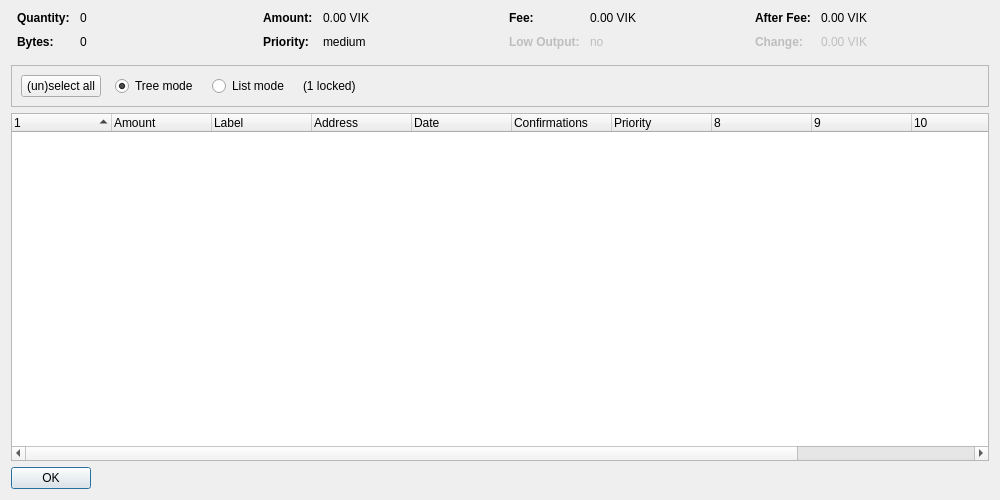
<?xml version="1.0" encoding="UTF-8"?>
<ui version="4.0">
 <class>CoinControlDialog</class>
 <widget class="QDialog" name="CoinControlDialog">
  <property name="geometry">
   <rect>
    <x>0</x>
    <y>0</y>
    <width>1000</width>
    <height>500</height>
   </rect>
  </property>
  <property name="windowTitle">
   <string>Coin Control Address Selection</string>
  </property>
  <layout class="QVBoxLayout" name="verticalLayout">
   <item>
    <layout class="QHBoxLayout" name="horizontalLayoutTop" stretch="0,0,0,0">
     <property name="topMargin">
      <number>0</number>
     </property>
     <property name="bottomMargin">
      <number>10</number>
     </property>
     <item>
      <layout class="QFormLayout" name="formLayoutCoinControl1">
       <property name="horizontalSpacing">
        <number>10</number>
       </property>
       <property name="verticalSpacing">
        <number>10</number>
       </property>
       <property name="leftMargin">
        <number>6</number>
       </property>
       <property name="rightMargin">
        <number>6</number>
       </property>
       <item row="0" column="0">
        <widget class="QLabel" name="labelCoinControlQuantityText">
         <property name="font">
          <font>
           <weight>75</weight>
           <bold>true</bold>
          </font>
         </property>
         <property name="text">
          <string>Quantity:</string>
         </property>
        </widget>
       </item>
       <item row="0" column="1">
        <widget class="QLabel" name="labelCoinControlQuantity">
         <property name="cursor">
          <cursorShape>IBeamCursor</cursorShape>
         </property>
         <property name="contextMenuPolicy">
          <enum>Qt::ActionsContextMenu</enum>
         </property>
         <property name="text">
          <string notr="true">0</string>
         </property>
         <property name="textInteractionFlags">
          <set>Qt::LinksAccessibleByMouse|Qt::TextSelectableByKeyboard|Qt::TextSelectableByMouse</set>
         </property>
        </widget>
       </item>
       <item row="1" column="0">
        <widget class="QLabel" name="labelCoinControlBytesText">
         <property name="font">
          <font>
           <weight>75</weight>
           <bold>true</bold>
          </font>
         </property>
         <property name="text">
          <string>Bytes:</string>
         </property>
        </widget>
       </item>
       <item row="1" column="1">
        <widget class="QLabel" name="labelCoinControlBytes">
         <property name="cursor">
          <cursorShape>IBeamCursor</cursorShape>
         </property>
         <property name="contextMenuPolicy">
          <enum>Qt::ActionsContextMenu</enum>
         </property>
         <property name="text">
          <string notr="true">0</string>
         </property>
         <property name="textInteractionFlags">
          <set>Qt::LinksAccessibleByMouse|Qt::TextSelectableByKeyboard|Qt::TextSelectableByMouse</set>
         </property>
        </widget>
       </item>
      </layout>
     </item>
     <item>
      <layout class="QFormLayout" name="formLayoutCoinControl2">
       <property name="horizontalSpacing">
        <number>10</number>
       </property>
       <property name="verticalSpacing">
        <number>10</number>
       </property>
       <property name="leftMargin">
        <number>6</number>
       </property>
       <property name="rightMargin">
        <number>6</number>
       </property>
       <item row="0" column="0">
        <widget class="QLabel" name="labelCoinControlAmountText">
         <property name="font">
          <font>
           <weight>75</weight>
           <bold>true</bold>
          </font>
         </property>
         <property name="text">
          <string>Amount:</string>
         </property>
        </widget>
       </item>
       <item row="0" column="1">
        <widget class="QLabel" name="labelCoinControlAmount">
         <property name="cursor">
          <cursorShape>IBeamCursor</cursorShape>
         </property>
         <property name="contextMenuPolicy">
          <enum>Qt::ActionsContextMenu</enum>
         </property>
         <property name="text">
          <string notr="true">0.00 VIK</string>
         </property>
         <property name="textInteractionFlags">
          <set>Qt::LinksAccessibleByMouse|Qt::TextSelectableByKeyboard|Qt::TextSelectableByMouse</set>
         </property>
        </widget>
       </item>
       <item row="1" column="0">
        <widget class="QLabel" name="labelCoinControlPriorityText">
         <property name="font">
          <font>
           <weight>75</weight>
           <bold>true</bold>
          </font>
         </property>
         <property name="text">
          <string>Priority:</string>
         </property>
        </widget>
       </item>
       <item row="1" column="1">
        <widget class="QLabel" name="labelCoinControlPriority">
         <property name="cursor">
          <cursorShape>IBeamCursor</cursorShape>
         </property>
         <property name="contextMenuPolicy">
          <enum>Qt::ActionsContextMenu</enum>
         </property>
         <property name="text">
          <string notr="true">medium</string>
         </property>
         <property name="textInteractionFlags">
          <set>Qt::LinksAccessibleByMouse|Qt::TextSelectableByKeyboard|Qt::TextSelectableByMouse</set>
         </property>
        </widget>
       </item>
      </layout>
     </item>
     <item>
      <layout class="QFormLayout" name="formLayoutCoinControl3">
       <property name="horizontalSpacing">
        <number>10</number>
       </property>
       <property name="verticalSpacing">
        <number>10</number>
       </property>
       <property name="leftMargin">
        <number>6</number>
       </property>
       <property name="rightMargin">
        <number>6</number>
       </property>
       <item row="0" column="0">
        <widget class="QLabel" name="labelCoinControlFeeText">
         <property name="font">
          <font>
           <weight>75</weight>
           <bold>true</bold>
          </font>
         </property>
         <property name="text">
          <string>Fee:</string>
         </property>
        </widget>
       </item>
       <item row="0" column="1">
        <widget class="QLabel" name="labelCoinControlFee">
         <property name="cursor">
          <cursorShape>IBeamCursor</cursorShape>
         </property>
         <property name="contextMenuPolicy">
          <enum>Qt::ActionsContextMenu</enum>
         </property>
         <property name="text">
          <string notr="true">0.00 VIK</string>
         </property>
         <property name="textInteractionFlags">
          <set>Qt::LinksAccessibleByMouse|Qt::TextSelectableByKeyboard|Qt::TextSelectableByMouse</set>
         </property>
        </widget>
       </item>
       <item row="1" column="0">
        <widget class="QLabel" name="labelCoinControlLowOutputText">
         <property name="enabled">
          <bool>false</bool>
         </property>
         <property name="font">
          <font>
           <weight>75</weight>
           <bold>true</bold>
          </font>
         </property>
         <property name="text">
          <string>Low Output:</string>
         </property>
        </widget>
       </item>
       <item row="1" column="1">
        <widget class="QLabel" name="labelCoinControlLowOutput">
         <property name="enabled">
          <bool>false</bool>
         </property>
         <property name="cursor">
          <cursorShape>IBeamCursor</cursorShape>
         </property>
         <property name="contextMenuPolicy">
          <enum>Qt::ActionsContextMenu</enum>
         </property>
         <property name="text">
          <string notr="true">no</string>
         </property>
         <property name="textInteractionFlags">
          <set>Qt::LinksAccessibleByMouse|Qt::TextSelectableByKeyboard|Qt::TextSelectableByMouse</set>
         </property>
        </widget>
       </item>
      </layout>
     </item>
     <item>
      <layout class="QFormLayout" name="formLayoutCoinControl4">
       <property name="horizontalSpacing">
        <number>10</number>
       </property>
       <property name="verticalSpacing">
        <number>10</number>
       </property>
       <property name="leftMargin">
        <number>6</number>
       </property>
       <property name="rightMargin">
        <number>6</number>
       </property>
       <item row="0" column="0">
        <widget class="QLabel" name="labelCoinControlAfterFeeText">
         <property name="font">
          <font>
           <weight>75</weight>
           <bold>true</bold>
          </font>
         </property>
         <property name="text">
          <string>After Fee:</string>
         </property>
        </widget>
       </item>
       <item row="0" column="1">
        <widget class="QLabel" name="labelCoinControlAfterFee">
         <property name="cursor">
          <cursorShape>IBeamCursor</cursorShape>
         </property>
         <property name="contextMenuPolicy">
          <enum>Qt::ActionsContextMenu</enum>
         </property>
         <property name="text">
          <string notr="true">0.00 VIK</string>
         </property>
         <property name="textInteractionFlags">
          <set>Qt::LinksAccessibleByMouse|Qt::TextSelectableByKeyboard|Qt::TextSelectableByMouse</set>
         </property>
        </widget>
       </item>
       <item row="1" column="0">
        <widget class="QLabel" name="labelCoinControlChangeText">
         <property name="enabled">
          <bool>false</bool>
         </property>
         <property name="font">
          <font>
           <weight>75</weight>
           <bold>true</bold>
          </font>
         </property>
         <property name="text">
          <string>Change:</string>
         </property>
        </widget>
       </item>
       <item row="1" column="1">
        <widget class="QLabel" name="labelCoinControlChange">
         <property name="enabled">
          <bool>false</bool>
         </property>
         <property name="cursor">
          <cursorShape>IBeamCursor</cursorShape>
         </property>
         <property name="contextMenuPolicy">
          <enum>Qt::ActionsContextMenu</enum>
         </property>
         <property name="text">
          <string notr="true">0.00 VIK</string>
         </property>
         <property name="textInteractionFlags">
          <set>Qt::LinksAccessibleByMouse|Qt::TextSelectableByKeyboard|Qt::TextSelectableByMouse</set>
         </property>
        </widget>
       </item>
      </layout>
     </item>
    </layout>
   </item>
   <item>
    <widget class="QFrame" name="frame">
     <property name="minimumSize">
      <size>
       <width>0</width>
       <height>40</height>
      </size>
     </property>
     <property name="frameShape">
      <enum>QFrame::StyledPanel</enum>
     </property>
     <property name="frameShadow">
      <enum>QFrame::Sunken</enum>
     </property>
     <layout class="QHBoxLayout" name="horizontalLayout">
      <item>
       <layout class="QHBoxLayout" name="horizontalLayoutPanel" stretch="0,0,0,0,0">
        <property name="spacing">
         <number>14</number>
        </property>
        <item>
         <widget class="QPushButton" name="pushButtonSelectAll">
          <property name="sizePolicy">
           <sizepolicy hsizetype="Maximum" vsizetype="Fixed">
            <horstretch>0</horstretch>
            <verstretch>0</verstretch>
           </sizepolicy>
          </property>
          <property name="text">
           <string>(un)select all</string>
          </property>
         </widget>
        </item>
        <item>
         <widget class="QRadioButton" name="radioTreeMode">
          <property name="sizePolicy">
           <sizepolicy hsizetype="Maximum" vsizetype="Fixed">
            <horstretch>0</horstretch>
            <verstretch>0</verstretch>
           </sizepolicy>
          </property>
          <property name="text">
           <string>Tree mode</string>
          </property>
          <property name="checked">
           <bool>true</bool>
          </property>
         </widget>
        </item>
        <item>
         <widget class="QRadioButton" name="radioListMode">
          <property name="sizePolicy">
           <sizepolicy hsizetype="Maximum" vsizetype="Fixed">
            <horstretch>0</horstretch>
            <verstretch>0</verstretch>
           </sizepolicy>
          </property>
          <property name="text">
           <string>List mode</string>
          </property>
         </widget>
        </item>
        <item>
         <widget class="QLabel" name="labelLocked">
          <property name="text">
           <string notr="true">(1 locked)</string>
          </property>
         </widget>
        </item>
        <item>
         <spacer name="horizontalSpacer">
          <property name="orientation">
           <enum>Qt::Horizontal</enum>
          </property>
          <property name="sizeHint" stdset="0">
           <size>
            <width>40</width>
            <height>20</height>
           </size>
          </property>
         </spacer>
        </item>
       </layout>
      </item>
     </layout>
    </widget>
   </item>
   <item>
    <widget class="CoinControlTreeWidget" name="treeWidget">
     <property name="contextMenuPolicy">
      <enum>Qt::CustomContextMenu</enum>
     </property>
     <property name="sortingEnabled">
      <bool>false</bool>
     </property>
     <property name="columnCount">
      <number>12</number>
     </property>
     <attribute name="headerShowSortIndicator" stdset="0">
      <bool>true</bool>
     </attribute>
     <attribute name="headerStretchLastSection">
      <bool>false</bool>
     </attribute>
     <column>
      <property name="text">
       <string/>
      </property>
     </column>
     <column>
      <property name="text">
       <string>Amount</string>
      </property>
     </column>
     <column>
      <property name="text">
       <string notr="true">Label</string>
      </property>
     </column>
     <column>
      <property name="text">
       <string>Address</string>
      </property>
     </column>
     <column>
      <property name="text">
       <string>Date</string>
      </property>
     </column>
     <column>
      <property name="text">
       <string>Confirmations</string>
      </property>
      <property name="toolTip">
       <string>Confirmed</string>
      </property>
     </column>
     <column>
      <property name="text">
       <string>Priority</string>
      </property>
     </column>
     <column>
      <property name="text">
       <string/>
      </property>
     </column>
     <column>
      <property name="text">
       <string/>
      </property>
     </column>
     <column>
      <property name="text">
       <string/>
      </property>
     </column>
     <column>
      <property name="text">
       <string/>
      </property>
     </column>
     <column>
      <property name="text">
       <string/>
      </property>
     </column>
    </widget>
   </item>
   <item>
    <widget class="QDialogButtonBox" name="buttonBox">
     <property name="sizePolicy">
      <sizepolicy hsizetype="Maximum" vsizetype="Fixed">
       <horstretch>0</horstretch>
       <verstretch>0</verstretch>
      </sizepolicy>
     </property>
     <property name="orientation">
      <enum>Qt::Horizontal</enum>
     </property>
     <property name="standardButtons">
      <set>QDialogButtonBox::Ok</set>
     </property>
    </widget>
   </item>
  </layout>
 </widget>
 <customwidgets>
  <customwidget>
   <class>CoinControlTreeWidget</class>
   <extends>QTreeWidget</extends>
   <header>coincontroltreewidget.h</header>
  </customwidget>
 </customwidgets>
 <resources/>
 <connections/>
</ui>
